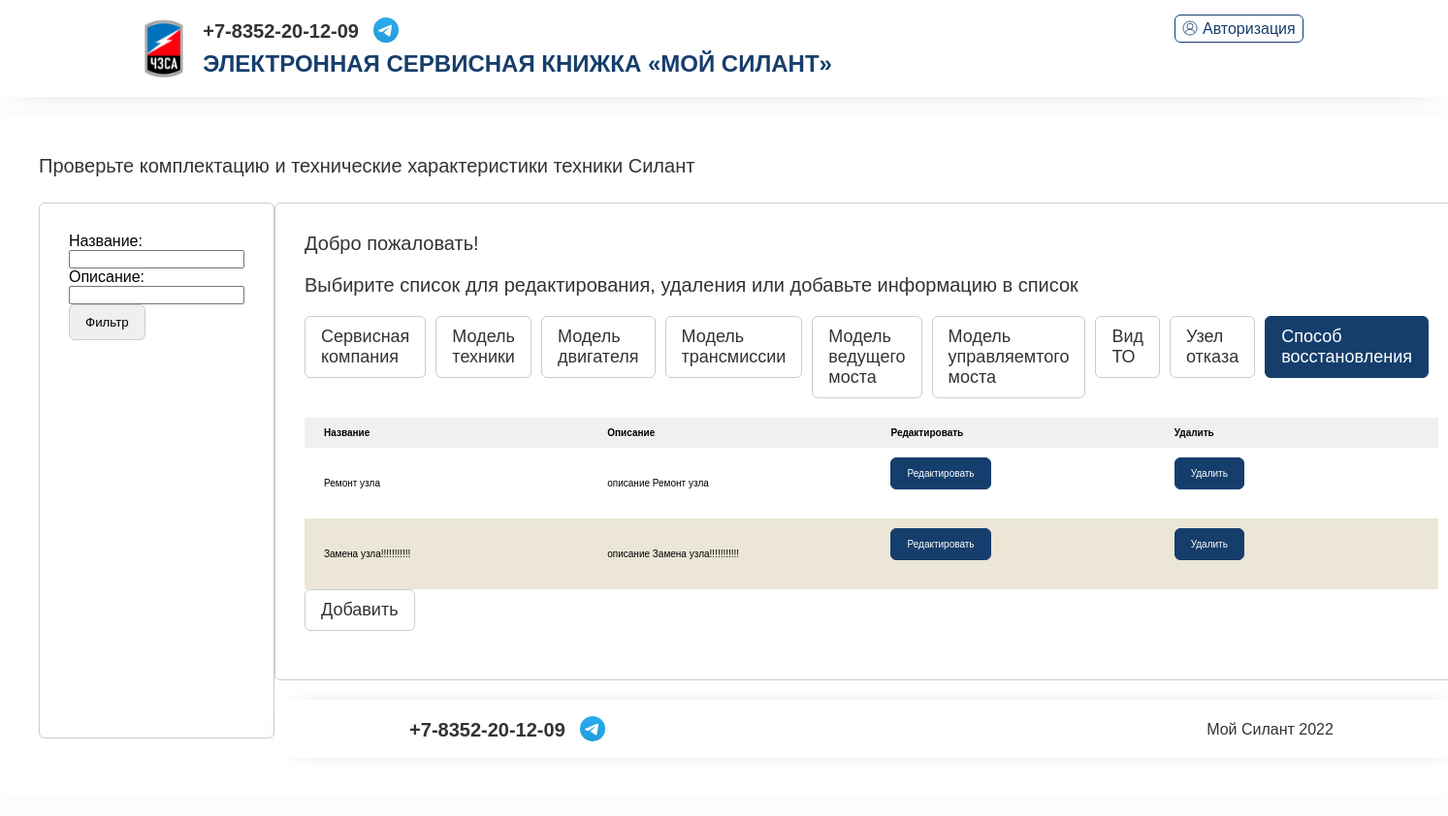
The page /reco/ on the database its author committed.
### service/models.py (models this page shows, shortened)
class RecoveryMethod(models.Model):
    name = models.TextField(verbose_name='Название')
    description = models.TextField(verbose_name='Описание')
    class Meta:
        verbose_name = 'Способ восстановления'

### service/views.py (the view)
# urls.py: path('reco/', RecoveryMethodListView.as_view(), name='reco'),
class RecoveryMethodListView(ListView):
    model = RecoveryMethod
    context_object_name = 'recoverymethod'
    template_name = 'lists/recoverymethod_list.html'
    queryset = RecoveryMethod.objects.all()
    def get_context_data(self, **kwargs):  # забираем отфильтрованные объекты переопределяя метод get_context_data у наследуемого класса (привет, полиморфизм, мы скучали!!!)
        context = super().get_context_data(**kwargs)
        context['filter'] = RecoveryMethodFilter(self.request.GET, queryset=self.get_queryset())  # вписываем наш фильтр в контекст
        return context

### templates/lists/recoverymethod_list.html (shortened to what this page needs)
<!DOCTYPE html>
{% extends 'base.html' %}
    {% load static %}
    {% block content %}
    <div id="content">
      <div class="centrator">
        <section>
  <div class="line">
    <span class="title">
      Проверьте комплектацию и технические характеристики техники Силант
    </span>
  </div>
  <div class="line">
      <div class="search_result">
      <div class="result_info">
        <div class="result_collection">
            <form method="GET">
              {{ filter.form }}
                <div class="tabs">
                <input class="tab" type="submit" value="Фильтр">
                </div>
            </form>
      </div>
    </div>
  </div>
    <div class="column">
      <div class="search_result">
        <div class="result_info">
          <span>Добро пожаловать! {{request.user.username}}</span>
        </div>
        <div class="result_info">
          <span>Выбирите список для редактирования, удаления или добавьте информацию в список</span>
        </div>
        <div class="result_collection">
          <div class="tabs">
            <a href="/servisecomp/">
            <div class="tab">
              <span>
                Сервисная компания
              </span>
            </div>
            </a>
            <a href="/modeltech/">
              <div class="tab">
              <span>
                Модель техники
              </span>
            </div>
            </a>
            <a href="/modeleng/">
            <div class="tab">
              <span>
                Модель двигателя
              </span>
            </div>
            </a>
            <a href="/modeltrans/">
            <div class="tab">
              <span>
                Модель трансмиссии
              </span>
            </div>
            </a>
            <a href="/modelaxel/">
            <div class="tab">
              <span>
                Модель ведущего моста
              </span>
            </div>
            </a>
            <a href="/modelsteer/">
            <div class="tab">
              <span>
                Модель управляемтого моста
              </span>
            </div>
            </a>
            <a href="/servisetype/">
            <div class="tab">
              <span>
                Вид ТО
              </span>
            </div>
            </a>
            <a href="/fnode/">
            <div class="tab">
              <span>
                Узел отказа
              </span>
            </div>
            </a>
            <a href="/reco/">
            <div class="tab active">
              <span>
                Способ восстановления
              </span>
            </div>
            </a>
          </div>
        </div>
        <div class="result_collection">
          <table>
            <tbody><tr>
              <th class="nam left">Название</th>
              <th class="nam left">Описание</th>
              <th class="nam left">Редактировать</th>
              <th class="nam left">Удалить</th>
            </tr>
            {% for m in filter.qs %}
            <tr id="myUL">
              <td class="nam left">{{m.name}}</td>
              <td class="nam left">{{m.description}}</td>
              <td class="nam left">
                <div class="tabs">
                  <a href="#!">
                    <div class="tab active">
                      <span>
                        <div class="smalltext">Редактировать</div>
                      </span>
                    </div>
                  </a>
                </div>
              </td>
              <td class="nam left">
                <div class="tabs">
                  <a href="#!">
                    <div class="tab active">
                      <span>
                        <div class="smalltext">Удалить</div>
                      </span>
                    </div>
                  </a>
                </div>
              </td>
            </tr>
            {% endfor %}
          </tbody></table>
          <div class="tabs">
                  <a href="{% url 'create_reco' %}">
                    <div class="tab">
                      <span>
                        Добавить
                      </span>
                    </div>
                  </a>
                </div>
        </div>
      </div>
        {% endblock content %}

### static/olegu/Oleg_files/application.debug-2cb96df4866c9f40e0644ec44ed070e52bf590b47e8bc907418e140311fdd9d4.css (style rules this page uses)
:root { --cold-color: #163e6c; --hot-color: #d20a11; --blanc-color: #ebe6d6; --basic-text-color: #333; --basic-border-color: #ccc; }
.smalltext { font-size: 10px; }
* { padding: 0; margin: 0; }
p, span, li { color: var(--basic-text-color); }
a:link, a:any-link { color: var(--cold-color); text-decoration: none; }
div, input, header, footer, section { box-sizing: border-box; position: relative; }
body { min-height: 100vh; display: flex; flex-direction: column; background: #fcfcfc; font-family: Astra Sans, Helvetica, Arial, sans-serif; }
.line { display: flex; flex-direction: row; width: 100%; }
.column { flex-direction: column; width: 100%; }
.centrator { display: flex; flex-direction: row; min-width: 80%; }
#content { align-self: stretch; display: flex; flex: 1; justify-content: center; }
#content section { background: #fff; width: 100%; margin: 20px 0; padding: 40px; border-radius: 10px; height: min-content; }
#content section .search_result { border: 1px solid var(--basic-border-color); padding: 30px; margin: 20px 0; border-radius: 6px; }
#content section .search_result .result_info span { font-size: 20px; display: block; margin: 0 0 20px; }
#content section .search_result .result_collection .tabs { display: flex; margin-bottom: 20px; }
#content section .search_result .result_collection .tabs .tab { padding: 10px 16px; border-radius: 6px; margin-right: 10px; border: 1px solid var(--basic-border-color); cursor: pointer; }
#content section .search_result .result_collection .tabs .tab span { font-size: 18px; }
#content section .search_result .result_collection .tabs .tab.active, #content section .search_result .result_collection .tabs .tab:hover { border-color: var(--cold-color); background: var(--cold-color); }
#content section .search_result .result_collection .tabs .tab.active span, #content section .search_result .result_collection .tabs .tab:hover span { color: #fff; }
#content section .search_result .result_collection table { border-spacing: 0; max-width: 100%; min-width: 100%; }
#content section .search_result .result_collection table tr th { background: #f0f0f0; font-weight: bold; font-size: 10px; }
#content section .search_result .result_collection table tr td { border-spacing: 0; }
#content section .search_result .result_collection table tr:nth-child(2n+1) td { background: var(--blanc-color); }
#content section .search_result .result_collection table tr td, #content section .search_result .result_collection table tr th { padding: 10px 20px; }
#content section .search_result .result_collection table tr td.left, #content section .search_result .result_collection table tr th.left { text-align: left; }
#content section .search_result .result_collection table tr td.nam, #content section .search_result .result_collection table tr th.nam { min-width: 10px; max-width: 50px; font-size: 10px; }
#content section .title { font-size: 20px; cursor: default; margin-bottom: 6px; }
#content section form { width: 100%; display: flex; flex-direction: column; }

### rows shown on the page
RecoveryMethod: name "Ремонт узла", description "описание Ремонт узла"
RecoveryMethod: name "Замена узла!!!!!!!!!!!", description "описание Замена узла!!!!!!!!!!!"
